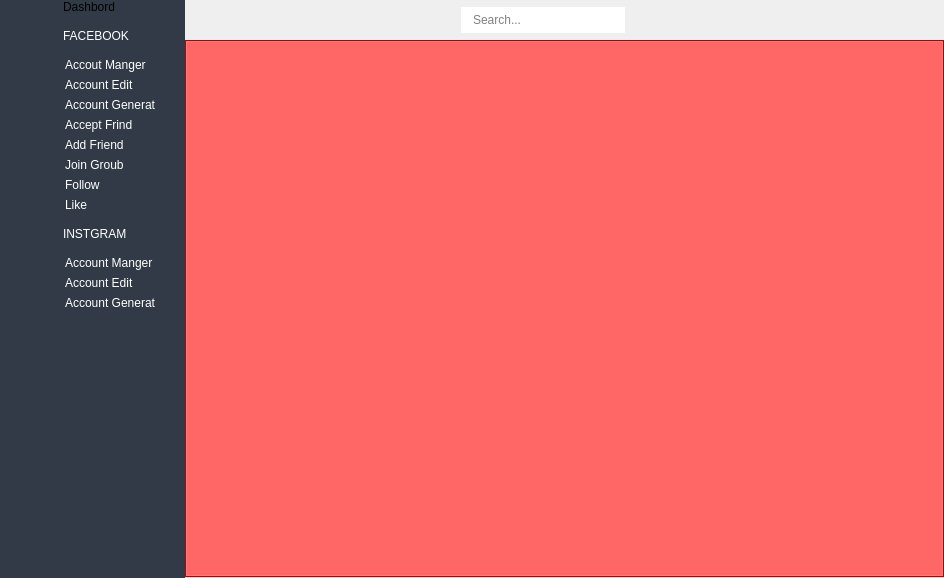
<?xml version="1.0" encoding="UTF-8"?>
<ui version="4.0">
 <class>MainWindow</class>
 <widget class="QMainWindow" name="MainWindow">
  <property name="geometry">
   <rect>
    <x>0</x>
    <y>0</y>
    <width>944</width>
    <height>578</height>
   </rect>
  </property>
  <property name="windowTitle">
   <string>MainWindow</string>
  </property>
  <property name="styleSheet">
   <string notr="true">#icon_only_widget {
		background-color: #313a46;
		width:50px;
	}
#full_menu_widget {
		background-color: #313a46;
	}
#full_menu_widget QPushButton {
		border:none;
		text-align: left;
		color: #ffffff;
	}
#full_menu_widget QPushButton:hover {
		background-color: rgba( 86, 101, 115, 0.5);
	}

	#full_menu_widget QPushButton:checked {
		color: #fff;
	}
#change_btn {
		padding: 5px;
		border: none;
		width: 30px;
		height: 30px;
	}
#search_input {
		border: none;
		padding: 5px 10px;
	}

	#search_input:focus {
		background-color: #70B9FE;
	}
#user_btn {
		border: none;
	}
    #search_btn {
		border: none;
	}</string>
  </property>
  <widget class="QWidget" name="centralwidget">
   <layout class="QGridLayout" name="gridLayout_2">
    <property name="leftMargin">
     <number>0</number>
    </property>
    <property name="topMargin">
     <number>0</number>
    </property>
    <property name="rightMargin">
     <number>0</number>
    </property>
    <property name="bottomMargin">
     <number>0</number>
    </property>
    <property name="spacing">
     <number>0</number>
    </property>
    <item row="0" column="0">
     <widget class="QWidget" name="icon_only_widget" native="true">
      <property name="maximumSize">
       <size>
        <width>40</width>
        <height>16777215</height>
       </size>
      </property>
      <property name="styleSheet">
       <string notr="true"/>
      </property>
      <layout class="QVBoxLayout" name="verticalLayout">
       <property name="spacing">
        <number>12</number>
       </property>
       <property name="leftMargin">
        <number>0</number>
       </property>
       <property name="topMargin">
        <number>0</number>
       </property>
       <property name="rightMargin">
        <number>5</number>
       </property>
       <property name="bottomMargin">
        <number>0</number>
       </property>
       <item alignment="Qt::AlignHCenter">
        <widget class="QLabel" name="logo_label_1">
         <property name="maximumSize">
          <size>
           <width>20</width>
           <height>20</height>
          </size>
         </property>
         <property name="text">
          <string/>
         </property>
         <property name="pixmap">
          <pixmap resource="../static/resource.qrc">:/icon/icon/home-2.ico</pixmap>
         </property>
         <property name="scaledContents">
          <bool>true</bool>
         </property>
        </widget>
       </item>
       <item>
        <widget class="QPushButton" name="pushButton">
         <property name="maximumSize">
          <size>
           <width>30</width>
           <height>20</height>
          </size>
         </property>
         <property name="text">
          <string/>
         </property>
         <property name="icon">
          <iconset resource="../static/resource.qrc">
           <normaloff>:/icon/icon/home-2.ico</normaloff>:/icon/icon/home-2.ico</iconset>
         </property>
         <property name="iconSize">
          <size>
           <width>20</width>
           <height>20</height>
          </size>
         </property>
         <property name="checkable">
          <bool>true</bool>
         </property>
         <property name="autoExclusive">
          <bool>true</bool>
         </property>
         <property name="flat">
          <bool>true</bool>
         </property>
        </widget>
       </item>
       <item>
        <widget class="QPushButton" name="pushButton_2">
         <property name="maximumSize">
          <size>
           <width>30</width>
           <height>20</height>
          </size>
         </property>
         <property name="text">
          <string/>
         </property>
         <property name="icon">
          <iconset resource="../static/resource.qrc">
           <normaloff>:/icon/icon/home-2.ico</normaloff>:/icon/icon/home-2.ico</iconset>
         </property>
         <property name="iconSize">
          <size>
           <width>20</width>
           <height>20</height>
          </size>
         </property>
         <property name="checkable">
          <bool>true</bool>
         </property>
         <property name="autoExclusive">
          <bool>true</bool>
         </property>
         <property name="flat">
          <bool>true</bool>
         </property>
        </widget>
       </item>
       <item>
        <spacer name="verticalSpacer">
         <property name="orientation">
          <enum>Qt::Vertical</enum>
         </property>
         <property name="sizeHint" stdset="0">
          <size>
           <width>20</width>
           <height>381</height>
          </size>
         </property>
        </spacer>
       </item>
      </layout>
     </widget>
    </item>
    <item row="0" column="1">
     <widget class="QScrollArea" name="scrollArea">
      <property name="minimumSize">
       <size>
        <width>110</width>
        <height>0</height>
       </size>
      </property>
      <property name="maximumSize">
       <size>
        <width>150</width>
        <height>16777215</height>
       </size>
      </property>
      <property name="styleSheet">
       <string notr="true">border: none;

</string>
      </property>
      <property name="widgetResizable">
       <bool>true</bool>
      </property>
      <widget class="QWidget" name="full_menu_widget">
       <property name="geometry">
        <rect>
         <x>0</x>
         <y>0</y>
         <width>150</width>
         <height>578</height>
        </rect>
       </property>
       <layout class="QVBoxLayout" name="verticalLayout_4">
        <property name="spacing">
         <number>12</number>
        </property>
        <property name="leftMargin">
         <number>2</number>
        </property>
        <property name="topMargin">
         <number>0</number>
        </property>
        <property name="rightMargin">
         <number>0</number>
        </property>
        <property name="bottomMargin">
         <number>0</number>
        </property>
        <item>
         <widget class="QWidget" name="widget_2" native="true">
          <layout class="QHBoxLayout" name="horizontalLayout">
           <property name="leftMargin">
            <number>0</number>
           </property>
           <property name="topMargin">
            <number>0</number>
           </property>
           <property name="rightMargin">
            <number>0</number>
           </property>
           <property name="bottomMargin">
            <number>0</number>
           </property>
           <item>
            <widget class="QLabel" name="logo_label_3">
             <property name="maximumSize">
              <size>
               <width>20</width>
               <height>20</height>
              </size>
             </property>
             <property name="text">
              <string/>
             </property>
             <property name="pixmap">
              <pixmap resource="../static/resource.qrc">:/icon/icon/home-1.ico</pixmap>
             </property>
             <property name="scaledContents">
              <bool>true</bool>
             </property>
             <property name="wordWrap">
              <bool>false</bool>
             </property>
            </widget>
           </item>
           <item>
            <widget class="QLabel" name="logo_label_2">
             <property name="text">
              <string>Dashbord</string>
             </property>
            </widget>
           </item>
          </layout>
         </widget>
        </item>
        <item>
         <widget class="QWidget" name="widget_3" native="true">
          <layout class="QHBoxLayout" name="horizontalLayout_2">
           <property name="spacing">
            <number>6</number>
           </property>
           <property name="leftMargin">
            <number>0</number>
           </property>
           <property name="topMargin">
            <number>0</number>
           </property>
           <property name="rightMargin">
            <number>0</number>
           </property>
           <property name="bottomMargin">
            <number>0</number>
           </property>
           <item>
            <widget class="QLabel" name="label_4">
             <property name="maximumSize">
              <size>
               <width>20</width>
               <height>20</height>
              </size>
             </property>
             <property name="text">
              <string/>
             </property>
             <property name="pixmap">
              <pixmap resource="../static/resource.qrc">:/icon/icon/home-1.ico</pixmap>
             </property>
             <property name="scaledContents">
              <bool>true</bool>
             </property>
             <property name="wordWrap">
              <bool>false</bool>
             </property>
            </widget>
           </item>
           <item alignment="Qt::AlignRight">
            <widget class="QPushButton" name="pushButton_3">
             <property name="minimumSize">
              <size>
               <width>20</width>
               <height>20</height>
              </size>
             </property>
             <property name="layoutDirection">
              <enum>Qt::RightToLeft</enum>
             </property>
             <property name="text">
              <string>FACEBOOK</string>
             </property>
             <property name="icon">
              <iconset>
               <normaloff>:/icon/icon/arrow-3.ico</normaloff>
               <normalon>:/icon/icon/arrow-4.ico</normalon>:/icon/icon/arrow-3.ico</iconset>
             </property>
             <property name="iconSize">
              <size>
               <width>20</width>
               <height>20</height>
              </size>
             </property>
             <property name="checkable">
              <bool>true</bool>
             </property>
             <property name="checked">
              <bool>false</bool>
             </property>
             <property name="autoExclusive">
              <bool>true</bool>
             </property>
            </widget>
           </item>
          </layout>
         </widget>
        </item>
        <item alignment="Qt::AlignHCenter">
         <widget class="QWidget" name="widget_4" native="true">
          <layout class="QVBoxLayout" name="verticalLayout_2">
           <property name="leftMargin">
            <number>0</number>
           </property>
           <property name="topMargin">
            <number>0</number>
           </property>
           <property name="rightMargin">
            <number>0</number>
           </property>
           <property name="bottomMargin">
            <number>0</number>
           </property>
           <item alignment="Qt::AlignLeft">
            <widget class="QPushButton" name="Account_Manger_face">
             <property name="text">
              <string>Accout Manger</string>
             </property>
            </widget>
           </item>
           <item alignment="Qt::AlignLeft">
            <widget class="QPushButton" name="Account_Edit_face">
             <property name="text">
              <string>Account Edit</string>
             </property>
            </widget>
           </item>
           <item alignment="Qt::AlignLeft">
            <widget class="QPushButton" name="Account_Generat_face">
             <property name="text">
              <string>Account Generat</string>
             </property>
            </widget>
           </item>
           <item alignment="Qt::AlignLeft">
            <widget class="QPushButton" name="Accept_Friend">
             <property name="text">
              <string>Accept Frind</string>
             </property>
            </widget>
           </item>
           <item alignment="Qt::AlignLeft">
            <widget class="QPushButton" name="Add_Friend">
             <property name="text">
              <string>Add Friend</string>
             </property>
            </widget>
           </item>
           <item alignment="Qt::AlignLeft">
            <widget class="QPushButton" name="Join_Groub">
             <property name="text">
              <string>Join Groub</string>
             </property>
            </widget>
           </item>
           <item alignment="Qt::AlignLeft">
            <widget class="QPushButton" name="Follow_face">
             <property name="text">
              <string>Follow</string>
             </property>
            </widget>
           </item>
           <item alignment="Qt::AlignLeft">
            <widget class="QPushButton" name="Like_face">
             <property name="text">
              <string>Like</string>
             </property>
            </widget>
           </item>
          </layout>
         </widget>
        </item>
        <item>
         <widget class="QWidget" name="widget_5" native="true">
          <layout class="QHBoxLayout" name="horizontalLayout_3">
           <property name="spacing">
            <number>6</number>
           </property>
           <property name="leftMargin">
            <number>0</number>
           </property>
           <property name="topMargin">
            <number>0</number>
           </property>
           <property name="rightMargin">
            <number>0</number>
           </property>
           <property name="bottomMargin">
            <number>0</number>
           </property>
           <item>
            <widget class="QLabel" name="label_5">
             <property name="maximumSize">
              <size>
               <width>20</width>
               <height>20</height>
              </size>
             </property>
             <property name="text">
              <string/>
             </property>
             <property name="pixmap">
              <pixmap resource="../static/resource.qrc">:/icon/icon/home-1.ico</pixmap>
             </property>
             <property name="scaledContents">
              <bool>true</bool>
             </property>
             <property name="wordWrap">
              <bool>false</bool>
             </property>
            </widget>
           </item>
           <item alignment="Qt::AlignRight|Qt::AlignVCenter">
            <widget class="QPushButton" name="pushButton_8">
             <property name="minimumSize">
              <size>
               <width>20</width>
               <height>20</height>
              </size>
             </property>
             <property name="layoutDirection">
              <enum>Qt::RightToLeft</enum>
             </property>
             <property name="text">
              <string>INSTGRAM</string>
             </property>
             <property name="icon">
              <iconset>
               <normaloff>:/icon/icon/arrow-3.ico</normaloff>
               <normalon>:/icon/icon/arrow-4.ico</normalon>:/icon/icon/arrow-3.ico</iconset>
             </property>
             <property name="iconSize">
              <size>
               <width>20</width>
               <height>20</height>
              </size>
             </property>
             <property name="checkable">
              <bool>true</bool>
             </property>
             <property name="checked">
              <bool>false</bool>
             </property>
             <property name="autoExclusive">
              <bool>true</bool>
             </property>
            </widget>
           </item>
          </layout>
         </widget>
        </item>
        <item alignment="Qt::AlignHCenter">
         <widget class="QWidget" name="widget_6" native="true">
          <layout class="QVBoxLayout" name="verticalLayout_3" stretch="0,0,0">
           <property name="leftMargin">
            <number>0</number>
           </property>
           <property name="topMargin">
            <number>0</number>
           </property>
           <property name="rightMargin">
            <number>0</number>
           </property>
           <property name="bottomMargin">
            <number>0</number>
           </property>
           <item alignment="Qt::AlignLeft">
            <widget class="QPushButton" name="Account_Manger_insta">
             <property name="text">
              <string>Account Manger</string>
             </property>
            </widget>
           </item>
           <item alignment="Qt::AlignLeft">
            <widget class="QPushButton" name="Account_Edit_insta">
             <property name="text">
              <string>Account Edit</string>
             </property>
            </widget>
           </item>
           <item alignment="Qt::AlignLeft">
            <widget class="QPushButton" name="Account_Generat_insta">
             <property name="text">
              <string>Account Generat</string>
             </property>
            </widget>
           </item>
          </layout>
         </widget>
        </item>
        <item>
         <spacer name="verticalSpacer_2">
          <property name="orientation">
           <enum>Qt::Vertical</enum>
          </property>
          <property name="sizeHint" stdset="0">
           <size>
            <width>20</width>
            <height>40</height>
           </size>
          </property>
         </spacer>
        </item>
       </layout>
      </widget>
     </widget>
    </item>
    <item row="0" column="2">
     <widget class="QWidget" name="main_widget" native="true">
      <layout class="QGridLayout" name="gridLayout">
       <property name="leftMargin">
        <number>0</number>
       </property>
       <property name="topMargin">
        <number>0</number>
       </property>
       <property name="rightMargin">
        <number>0</number>
       </property>
       <property name="bottomMargin">
        <number>0</number>
       </property>
       <property name="spacing">
        <number>0</number>
       </property>
       <item row="0" column="0">
        <widget class="QWidget" name="widget" native="true">
         <property name="minimumSize">
          <size>
           <width>0</width>
           <height>40</height>
          </size>
         </property>
         <layout class="QHBoxLayout" name="horizontalLayout_5">
          <property name="spacing">
           <number>0</number>
          </property>
          <property name="leftMargin">
           <number>0</number>
          </property>
          <property name="topMargin">
           <number>0</number>
          </property>
          <property name="rightMargin">
           <number>9</number>
          </property>
          <property name="bottomMargin">
           <number>0</number>
          </property>
          <item>
           <widget class="QPushButton" name="change_btn">
            <property name="text">
             <string/>
            </property>
            <property name="icon">
             <iconset resource="../static/resource.qrc">
              <normaloff>:/icon/icon/arrow-2.ico</normaloff>
              <normalon>:/icon/icon/arrow-1.ico</normalon>:/icon/icon/arrow-2.ico</iconset>
            </property>
            <property name="iconSize">
             <size>
              <width>14</width>
              <height>14</height>
             </size>
            </property>
            <property name="checkable">
             <bool>true</bool>
            </property>
           </widget>
          </item>
          <item>
           <spacer name="horizontalSpacer_2">
            <property name="orientation">
             <enum>Qt::Horizontal</enum>
            </property>
            <property name="sizeHint" stdset="0">
             <size>
              <width>236</width>
              <height>20</height>
             </size>
            </property>
           </spacer>
          </item>
          <item>
           <layout class="QHBoxLayout" name="horizontalLayout_6">
            <property name="spacing">
             <number>10</number>
            </property>
            <item>
             <widget class="QLineEdit" name="search_input">
              <property name="placeholderText">
               <string>Search...</string>
              </property>
             </widget>
            </item>
            <item>
             <widget class="QPushButton" name="search_btn">
              <property name="text">
               <string/>
              </property>
              <property name="icon">
               <iconset resource="../static/resource.qrc">
                <normaloff>:/icon/icon/search.ico</normaloff>:/icon/icon/search.ico</iconset>
              </property>
             </widget>
            </item>
           </layout>
          </item>
          <item>
           <spacer name="horizontalSpacer_3">
            <property name="orientation">
             <enum>Qt::Horizontal</enum>
            </property>
            <property name="sizeHint" stdset="0">
             <size>
              <width>236</width>
              <height>20</height>
             </size>
            </property>
           </spacer>
          </item>
          <item>
           <widget class="QPushButton" name="user_btn">
            <property name="text">
             <string/>
            </property>
            <property name="icon">
             <iconset resource="../static/resource.qrc">
              <normaloff>:/icon/icon/user.ico</normaloff>:/icon/icon/user.ico</iconset>
            </property>
           </widget>
          </item>
         </layout>
        </widget>
       </item>
       <item row="1" column="0">
        <widget class="QTabWidget" name="tabWidget">
         <property name="styleSheet">
          <string notr="true">#tabWidget {
	background-color: rgb(255, 0, 0);
	
}

QTabBar::close-button {
	margin-left: 3px;
	image:  url(:/icon/icon/x-mark-1.ico)
}

QTabBar::close-button:hover {
	
	image: url(:/icon/icon/x-mark-2.ico)
}
QTabBar::tab  {
                background: white;
				background: qlineargradient(x1:0, y1:0, x2:0, y2:1, stop:0 #f6f6f6, stop:1 #e0e0e0);
                border: solid #0066cc 2px;
				border-radius: 50px 50px 50px 50px;
                padding: 8px 16px;
				margin-right: 4px;

				
}
QTabBar::tab:selected {
                background: white;
                border-color: #ccc;
				border-radius: 33px 34px 0px 0px;
border: solid #0066cc 2px;
            }</string>
         </property>
         <property name="currentIndex">
          <number>-1</number>
         </property>
         <property name="tabsClosable">
          <bool>true</bool>
         </property>
        </widget>
       </item>
      </layout>
     </widget>
    </item>
   </layout>
  </widget>
 </widget>
 <resources>
  <include location="../static/resource.qrc"/>
  <include location="../static/resource.qrc"/>
 </resources>
 <connections>
  <connection>
   <sender>pushButton_3</sender>
   <signal>toggled(bool)</signal>
   <receiver>widget_4</receiver>
   <slot>setHidden(bool)</slot>
   <hints>
    <hint type="sourcelabel">
     <x>140</x>
     <y>51</y>
    </hint>
    <hint type="destinationlabel">
     <x>119</x>
     <y>105</y>
    </hint>
   </hints>
  </connection>
  <connection>
   <sender>pushButton_8</sender>
   <signal>toggled(bool)</signal>
   <receiver>widget_6</receiver>
   <slot>setHidden(bool)</slot>
   <hints>
    <hint type="sourcelabel">
     <x>138</x>
     <y>222</y>
    </hint>
    <hint type="destinationlabel">
     <x>129</x>
     <y>254</y>
    </hint>
   </hints>
  </connection>
  <connection>
   <sender>change_btn</sender>
   <signal>toggled(bool)</signal>
   <receiver>scrollArea</receiver>
   <slot>setHidden(bool)</slot>
   <hints>
    <hint type="sourcelabel">
     <x>202</x>
     <y>21</y>
    </hint>
    <hint type="destinationlabel">
     <x>144</x>
     <y>338</y>
    </hint>
   </hints>
  </connection>
  <connection>
   <sender>change_btn</sender>
   <signal>toggled(bool)</signal>
   <receiver>icon_only_widget</receiver>
   <slot>setVisible(bool)</slot>
   <hints>
    <hint type="sourcelabel">
     <x>190</x>
     <y>21</y>
    </hint>
    <hint type="destinationlabel">
     <x>17</x>
     <y>189</y>
    </hint>
   </hints>
  </connection>
 </connections>
</ui>
